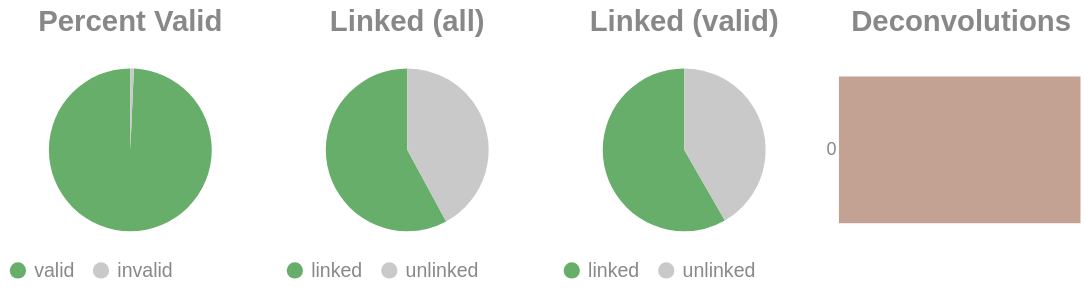

The notebook cell saved with this chart:
### Code cell
if SKIPLR:
    pass
else:
    clash = Counter()
    for i in valids['molecule'].to_list():
        _mol = i.split("-")
        if len(_mol) == 1:
            clash.update('0')
        else:
            clash.update(_mol[-1])

    _d = {"deconvolutions": [], 'count': []}
    for k,v in clash.items():
        _d['deconvolutions'].append(k)
        _d['count'].append(v)

    tot_valid = valids['reads'].sum()
    mask = valids['reads'] >= 2
    n_linked_reads = valids.filter(mask)['reads'].sum()
    if n_linked_reads == 0:
        print_html("No linked molecules (>=2 reads) were detected; skipping linked-only distributions.")
        SKIPLR = True
    else:
        perc_valid = round(tot_valid / n_reads, 4)
        linked_perc_abs = round(n_linked_reads / n_reads, 4)
        linked_perc = round(n_linked_reads / tot_valid, 4)

    _valid = pl.DataFrame({"valids": ['valid', 'invalid'], "count": [tot_valid, n_reads - tot_valid]})
    _linked_abs = pl.DataFrame({"linked (absolute)": ['linked', 'unlinked'], "count": [n_linked_reads, n_reads - n_linked_reads]})
    _linked_rel = pl.DataFrame({"linked (valids)": ['linked', 'unlinked'], "count": [n_linked_reads, tot_valid - n_linked_reads]})

    (
        alt.hconcat(
            piechart(_valid, goodval = 'valid', title = "Percent Valid"),
            piechart(_linked_abs, goodval = "linked", title =  "Linked (all)"),
            piechart(_linked_rel, goodval = "linked", title =  "Linked (valid)"),
            convolutionbar(pl.DataFrame(_d), title = "Deconvolutions"),
            center = True,
            bounds = 'flush'
        )
        .resolve_scale(color='independent')
        .resolve_legend('independent')
        .properties(usermeta={'embedOptions': {"actions": False}})
    ).display()

### Figure 1 — Vega-Lite specification as saved in the notebook (floating-point values rounded to 4 significant figures)
{"width": "container", "height": 400, "config": {"title": {"anchor": "start", "dy": -15, "fontSize": 18, "color": "#888888", "subtitleColor": "#888888", "subtitleFontSize": 14}, "arc": {"fill": "#0072B2"}, "axis": {"domainColor": "#888888", "domainWidth": 0.5, "gridWidth": 0.2, "grid": false, "titleFontWeight": 400, "titleFontSize": 15, "labelFontSize": 11, "labelColor": "#888888", "tickColor": "#888888", "tickWidth": 0.2, "titleColor": "#888888"}, "axisBand": {"grid": false}, "axisX": {"grid": true, "tickSize": 10, "domainCap": "round"}, "axisY": {"domain": false, "grid": true, "tickSize": 0, "domainCap": "round"}, "background": "transparent", "header": {"labelFontSize": 15, "labelColor": "#888888", "titleFontSize": 15, "titleFontWeight": 600, "titleColor": "#888888"}, "legend": {"labelFont": "sans-serif", "labelFontSize": 12, "labelColor": "#888888", "symbolSize": 100, "symbolType": "circle", "titleFontSize": 12, "titlePadding": 10, "titleColor": "#888888", "title": null}, "range": {"category": ["#E69F00", "#56B4E9", "#009E73", "#F0E442", "#0072B2", "#D55E00", "#CC79A7", "#000000"], "diverging": ["#cfe8f3", "#a2d4ec", "#73bfe2", "#46abdb", "#1696d2", "#12719e"]}, "area": {"fill": "#0072B2", "fillOpacity": 0.7, "line": true, "strokeOpacity": 0.7}, "line": {"color": "#0072B2", "stroke": "#0072B2", "strokeWidth": 2}, "trail": {"color": "#0072B2", "stroke": "#0072B2", "strokeWidth": 0, "size": 1}, "point": {"filled": true, "fillOpacity": 1.0, "size": 95}, "text": {"color": "#888888", "fontSize": 11, "align": "right", "fontWeight": 400, "size": 11}, "bar": {"fill": "#0072B2", "stroke": null}, "view": {"stroke": null, "continuousWidth": 660, "continuousHeight": 400}}, "hconcat": [{"data": {"name": "data-d0a28f9a570ab676459c88b746a96821"}, "mark": {"type": "arc"}, "encoding": {"color": {"field": "valids", "legend": {"orient": "bottom", "title": null}, "scale": {"domain": ["valid", "invalid"], "range": ["#68ae6b", "#C9C9C9"]}, "title": "Valids", "type": "nominal"}, "theta": {"field": "count", "type": "quantitative"}, "tooltip": [{"field": "valids", "title": "Valids", "type": "ordinal"}, {"field": "percent", "format": ".2%", "title": "Percent", "type": "quantitative"}, {"field": "count", "title": "Count", "type": "quantitative"}]}, "height": 100, "title": {"text": "Percent Valid", "align": "center", "anchor": "middle"}, "transform": [{"calculate": "datum.count / 10488020", "as": "percent"}], "width": 150}, {"data": {"name": "data-90cdcfef9d1420f66169b4192ab57e9d"}, "mark": {"type": "arc"}, "encoding": {"color": {"field": "linked (absolute)", "legend": {"orient": "bottom", "title": null}, "scale": {"domain": ["linked", "unlinked"], "range": ["#68ae6b", "#C9C9C9"]}, "title": "Linked (Absolute)", "type": "nominal"}, "theta": {"field": "count", "type": "quantitative"}, "tooltip": [{"field": "linked (absolute)", "title": "Linked (Absolute)", "type": "ordinal"}, {"field": "percent", "format": ".2%", "title": "Percent", "type": "quantitative"}, {"field": "count", "title": "Count", "type": "quantitative"}]}, "height": 100, "title": {"text": "Linked (all)", "align": "center", "anchor": "middle"}, "transform": [{"calculate": "datum.count / 10488020", "as": "percent"}], "width": 150}, {"data": {"name": "data-af21ee42a0013f89882060e2c5fbb573"}, "mark": {"type": "arc"}, "encoding": {"color": {"field": "linked (valids)", "legend": {"orient": "bottom", "title": null}, "scale": {"domain": ["linked", "unlinked"], "range": ["#68ae6b", "#C9C9C9"]}, "title": "Linked (Valids)", "type": "nominal"}, "theta": {"field": "count", "type": "quantitative"}, "tooltip": [{"field": "linked (valids)", "title": "Linked (Valids)", "type": "ordinal"}, {"field": "percent", "format": ".2%", "title": "Percent", "type": "quantitative"}, {"field": "count", "title": "Count", "type": "quantitative"}]}, "height": 100, "title": {"text": "Linked (valid)", "align": "center", "anchor": "middle"}, "transform": [{"calculate": "datum.count / 10414761", "as": "percent"}], "width": 150}, {"data": {"name": "data-c6cad0020758b272d848b13adbd3ed57"}, "mark": {"type": "bar"}, "encoding": {"color": {"field": "deconvolutions", "legend": null, "scale": {"scheme": "lightgreyred"}, "type": "nominal"}, "tooltip": [{"field": "deconvolutions", "title": "Deconvolutions", "type": "ordinal"}, {"field": "percent", "format": ".2%", "title": "Percent", "type": "quantitative"}, {"field": "count", "title": "Count", "type": "quantitative"}], "x": {"axis": null, "field": "count", "type": "quantitative"}, "y": {"field": "deconvolutions", "sort": "ascending", "title": null, "type": "nominal"}}, "height": 100, "title": {"text": "Deconvolutions", "align": "center", "anchor": "middle"}, "transform": [{"calculate": "datum.count / 6425780", "as": "percent"}], "width": 150}], "bounds": "flush", "center": true, "resolve": {"legend": {"angle": "independent"}, "scale": {"color": "independent"}}, "usermeta": {"embedOptions": {"actions": false}}, "$schema": "https://vega.github.io/schema/vega-lite/v6.1.0.json", "datasets": {"data-d0a28f9a570ab676459c88b746a96821": [{"valids": "valid", "count": 10414761}, {"valids": "invalid", "count": 73259}], "data-90cdcfef9d1420f66169b4192ab57e9d": [{"linked (absolute)": "linked", "count": 6074648}, {"linked (absolute)": "unlinked", "count": 4413372}], "data-af21ee42a0013f89882060e2c5fbb573": [{"linked (valids)": "linked", "count": 6074648}, {"linked (valids)": "unlinked", "count": 4340113}], "data-c6cad0020758b272d848b13adbd3ed57": [{"deconvolutions": "0", "count": 6425780}]}}
